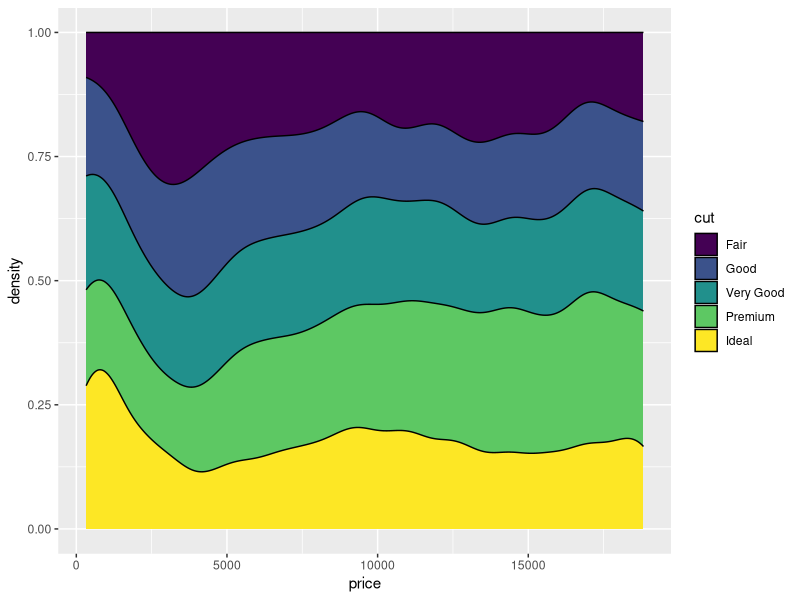

Here is the R script that generated this plot:
## ---- chunk 1
knitr::opts_chunk$set(echo = TRUE)
## ---- chunk 2
library(ggplot2)
summary(diamonds)
ggplot(data = diamonds, aes(x = price, group = cut, fill = cut)) + geom_density(adjust = 1.5, position = "fill")
